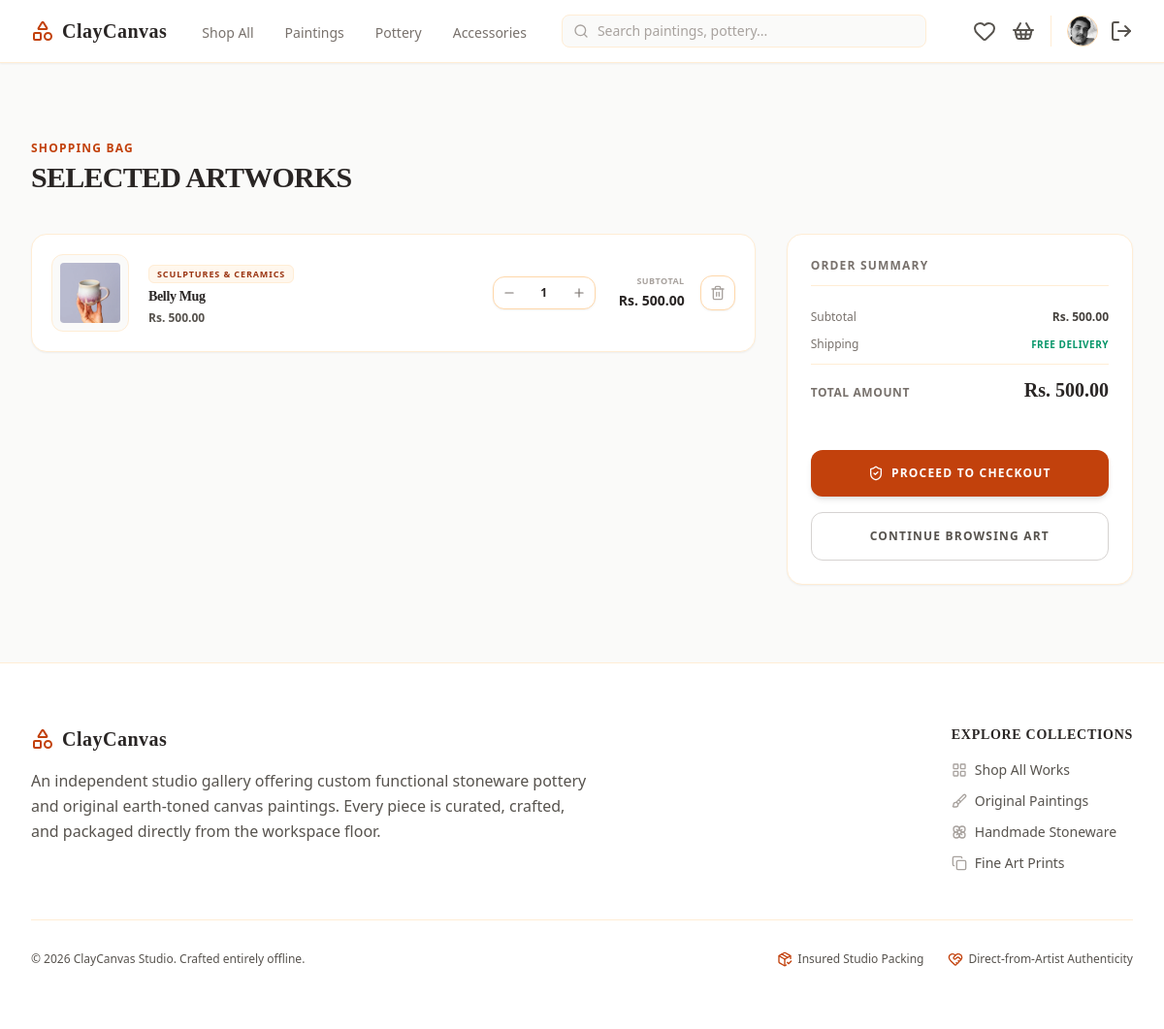
The page /cart/ (signed in) on the database as committed earlier.
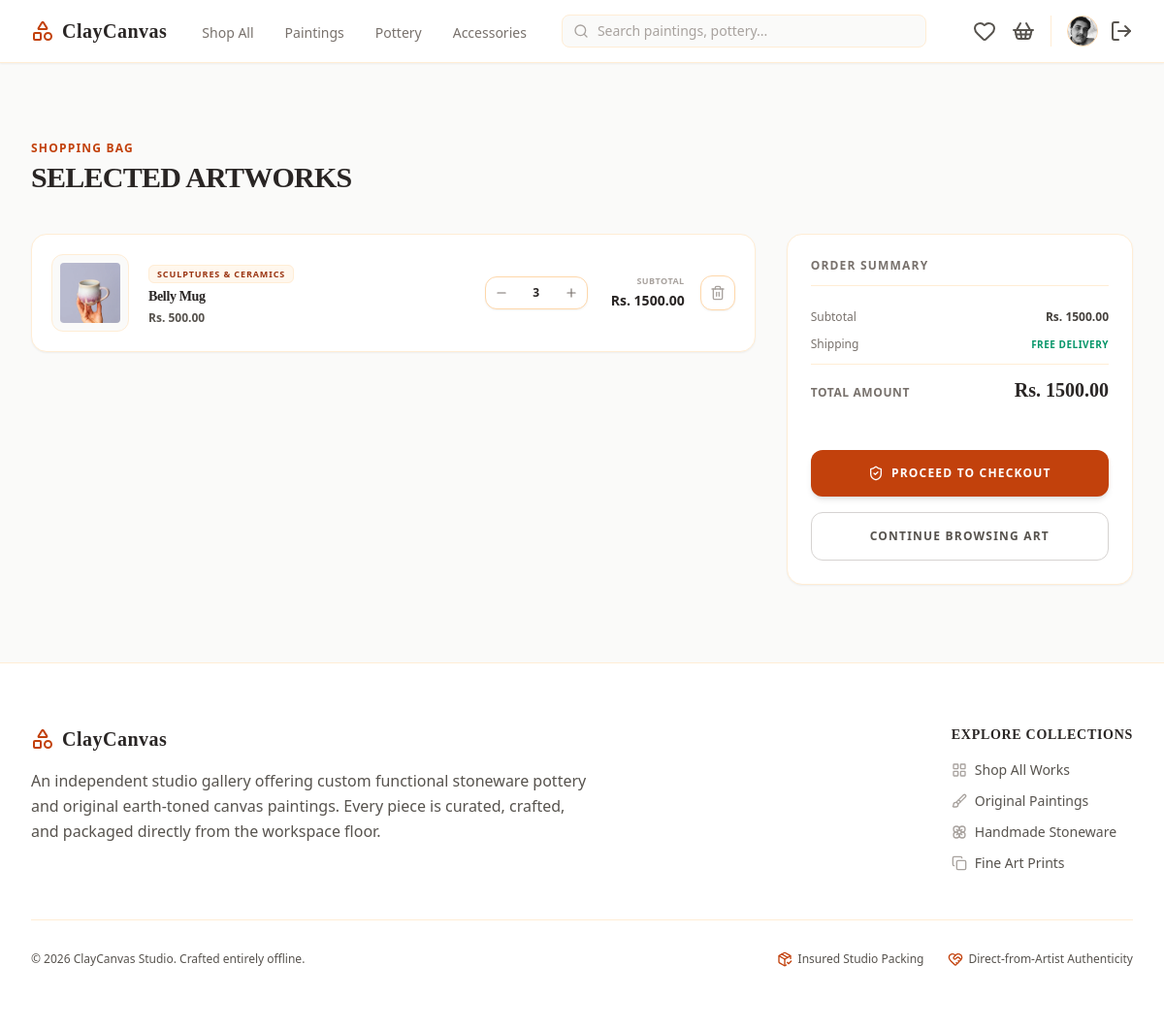
The same page on the database as committed later.
### cc_app/models.py (models this page shows, shortened)
class CartItem(models.Model):
    cart = models.ForeignKey(Cart, on_delete=models.CASCADE, related_name='items')
    product = models.ForeignKey(Product, on_delete=models.CASCADE)
    quantity = models.PositiveIntegerField(default=1)
    @property
    def total_price(self):
        return self.product.price * self.quantity

class Product(models.Model):
    class Category(models.TextChoices):
        PAINTINGS = 'paintings', 'Original Paintings'
        POTTERY = 'pottery', 'Handmade Pottery'
        CERAMICS = 'ceramics', 'Sculptures & Ceramics'
        PRINTS = 'prints', 'Canvas & Fine Art Prints'
        ACCESSORIES = 'accessories', 'Art Supplies & Displays'
    name = models.CharField(max_length=255)
    category = models.CharField(max_length=30, choices=Category.choices)
    description = models.TextField(help_text="Detailed description of the artwork, dimensions, and materials used.")
    price = models.DecimalField(max_digits=10, decimal_places=2)
    stock = models.PositiveIntegerField(default=1, help_text="Set to 1 for unique, original one-off masterworks.")
    product_image = models.ImageField(upload_to='images/products/')
    is_active = models.BooleanField(default=True)
    created_at = models.DateTimeField(auto_now_add=True)

### cc_app/views/cart_view.py (the view)
# urls.py: path('cart/', cart_view, name='cart'),
@login_required
def cart_view(request):
    if request.user.is_staff:
        messages.error(request, "Staff members do not have a shopping cart.")
        return redirect('/products/')
    cart, created = Cart.objects.get_or_create(customer=request.user)
    cart_items = CartItem.objects.filter(cart=cart)
    total_price = sum(item.product.price * item.quantity for item in cart_items)
    return render(request, 'main/cart_page.html', {'cart_items': cart_items, 'total_price': total_price})

### cc_app/templates/main/cart_page.html (shortened to what the changed rows need)
<!DOCTYPE html>
<html lang="en">
<head>
    {% load static %}
    <link href="{% static 'css/styles.css' %}" rel="stylesheet" />
</head>
<body class="bg-stone-50 text-stone-800 font-sans min-h-screen flex flex-col">
    <main class="flex-grow max-w-7xl w-full mx-auto px-4 sm:px-6 lg:px-8 py-12 lg:py-20">
        <div class="mb-10">
            <h1 class="text-xs font-bold uppercase tracking-widest text-orange-700 mb-1">Shopping Bag</h1>
        </div>
        {% if cart_items %}
            <div class="grid grid-cols-1 lg:grid-cols-3 gap-8 items-start">
                <div class="lg:col-span-2 space-y-4">
                    {% for item in cart_items %}
                        <div class="bg-white border border-orange-100 rounded-2xl p-4 sm:p-5 flex flex-col sm:flex-row items-center justify-between gap-5 hover:border-orange-200 transition-all shadow-sm">
                            <div class="flex flex-col sm:flex-row items-center gap-5 w-full sm:w-auto">
                                <div class="w-20 h-20 bg-stone-50 border border-orange-100 rounded-xl overflow-hidden flex items-center justify-center p-2 shrink-0">
                                    {% if item.product.product_image %}
                                        <img src="{{ item.product.product_image.url }}" alt="{{ item.product.name }}" class="max-w-full max-h-full object-contain rounded">
                                    {% else %}
                                        <i data-lucide="camera" class="w-6 h-6 text-stone-300"></i>
                                    {% endif %}
                                </div>
                                <div class="space-y-1 text-center sm:text-left">
                                    <span class="text-[9px] font-bold uppercase tracking-widest text-orange-800 bg-orange-50 border border-orange-100 px-2 py-0.5 rounded-md">
                                        {{ item.product.get_category_display }}
                                    </span>
                                    <h3 class="font-bold text-stone-950 text-sm tracking-tight line-clamp-1 mt-1 font-serif">
                                        {{ item.product.name }}
                                    </h3>
                                    <p class="text-xs font-semibold text-stone-600">
                                        Rs. {{ item.product.price|floatformat:2 }}
                                    </p>
                                </div>
                            </div>
                            <div class="flex items-center justify-between sm:justify-end gap-6 w-full sm:w-auto border-t sm:border-t-0 border-stone-100 pt-4 sm:pt-0">
                                <div class="flex items-center border border-orange-200 rounded-xl overflow-hidden bg-white shadow-sm">
                                    <a href="/cart/decrease/{{ item.product.id }}/" class="w-8 h-8 flex items-center justify-center text-stone-500 hover:text-orange-700 hover:bg-stone-50 transition-colors">
                                        <i data-lucide="minus" class="w-3.5 h-3.5"></i>
                                    </a>
                                    <span class="w-10 text-center text-xs font-bold text-stone-800">
                                        {{ item.quantity }}
                                    </span>
                                    <a href="/cart/increase/{{ item.product.id }}/" class="w-8 h-8 flex items-center justify-center text-stone-500 hover:text-orange-700 hover:bg-stone-50 transition-colors">
                                        <i data-lucide="plus" class="w-3.5 h-3.5"></i>
                                    </a>
                                </div>
                                <div class="flex items-center gap-4">
                                    <div class="text-right hidden sm:block">
                                        <span class="text-[9px] text-stone-400 block uppercase font-bold tracking-wider">Subtotal</span>
                                        <span class="text-sm font-bold text-orange-950">Rs. {{ item.total_price|floatformat:2 }}</span>
                                    </div>
                                    <a href="/cart/remove/{{ item.product.id }}/" class="w-9 h-9 bg-white hover:bg-rose-50 border border-orange-200 hover:border-rose-200 text-stone-400 hover:text-rose-600 rounded-xl transition-all flex items-center justify-center shadow-sm">
                                        <i data-lucide="trash-2" class="w-4 h-4"></i>
                                    </a>
                                </div>
                            </div>
                        </div>
                    {% endfor %}
                </div>
                <div class="bg-white border border-orange-100 rounded-2xl p-6 space-y-6 lg:sticky lg:top-24 shadow-sm">
                    <h2 class="text-xs font-bold uppercase tracking-widest text-stone-500 border-b border-orange-100 pb-3">Order Summary</h2>
                    <div class="space-y-3">
                        <div class="flex justify-between items-center text-xs">
                            <span class="text-stone-500 font-medium">Subtotal</span>
                            <span class="font-bold text-stone-700">Rs. {{ total_price|floatformat:2 }}</span>
                        </div>
                        <div class="flex justify-between items-center text-xs">
                            <span class="text-stone-500 font-medium">Shipping</span>
                            <span class="font-bold text-emerald-600 uppercase tracking-wider text-[10px]">Free Delivery</span>
                        </div>
                        <div class="border-t border-orange-100 pt-3 flex justify-between items-baseline">
                            <span class="text-xs font-bold uppercase tracking-wider text-stone-500">Total Amount</span>
                            <span class="text-xl font-bold text-orange-950 font-serif">Rs. {{ total_price|floatformat:2 }}</span>
                        </div>
                    </div>
                    <form method="POST" action="/payment/initiate/" class="space-y-4 pt-2">
                        <button type="button" id="action_button" class="w-full bg-orange-700 hover:bg-orange-800 text-white font-bold py-4 px-6 rounded-xl text-xs uppercase tracking-widest transition-all flex items-center justify-center gap-2 shadow-md hover:shadow-lg cursor-pointer">
                            <i data-lucide="shield-check" class="w-4 h-4"></i>
                            <span id="button_text">Proceed to Checkout</span>
                        </button>
                        <a href="/products/" class="w-full bg-transparent hover:bg-stone-50 text-stone-600 hover:text-stone-800 font-bold py-4 px-6 rounded-xl text-xs uppercase tracking-widest transition-all flex items-center justify-center gap-2 border border-stone-300">
                            Continue Browsing Art
                        </a>
                    </form>
                </div>
            </div>
        {% endif %}
    </main>
</body>
</html>

Rows that differ between the two databases and show on the page:
changed CartItem "Belly Mug": quantity "1" → "3"; total_price "500.00" → "1500.00"
Other text that changed with them:
{{ total_price|floatformat:2 }}: "500.00" → "1500.00"
